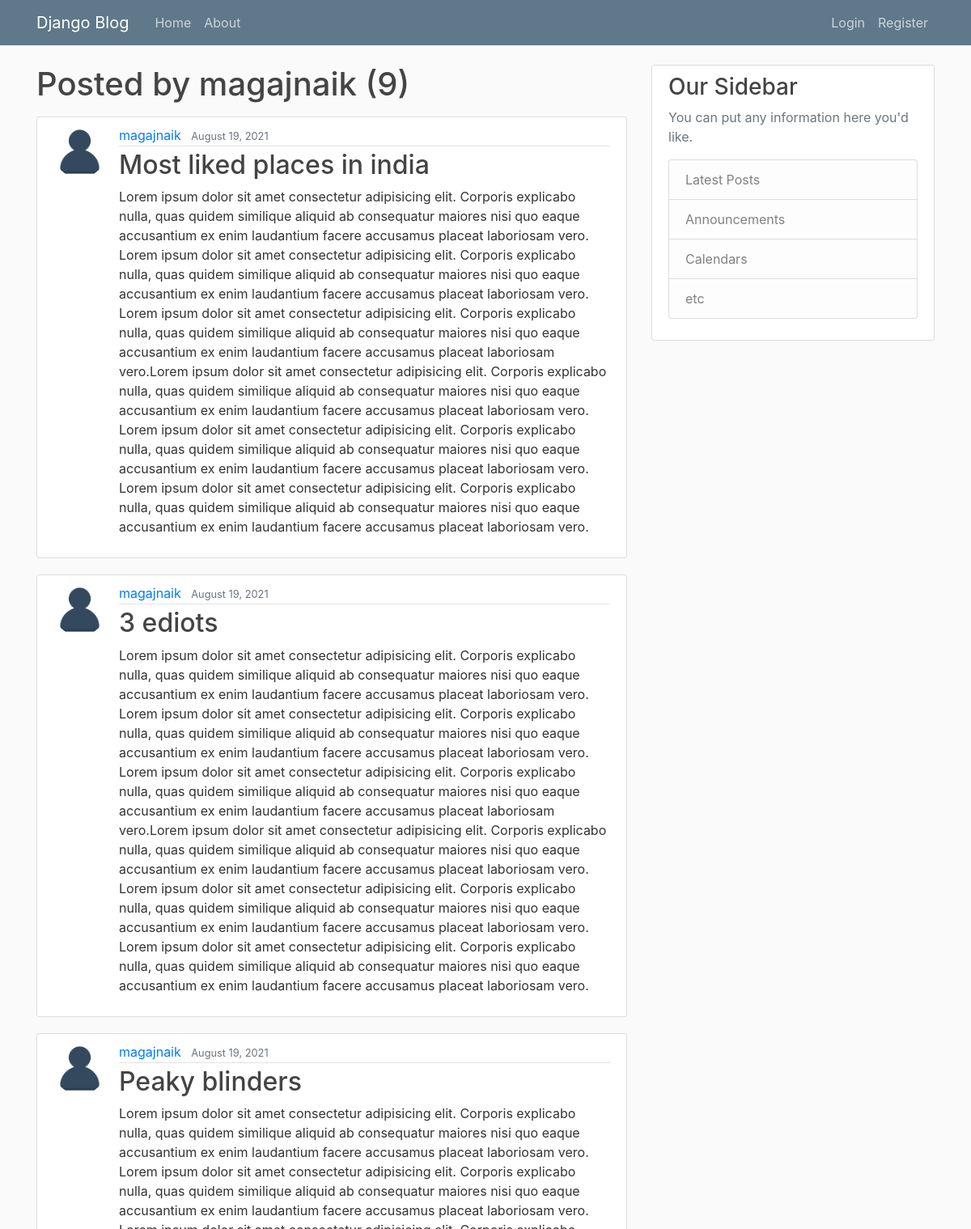
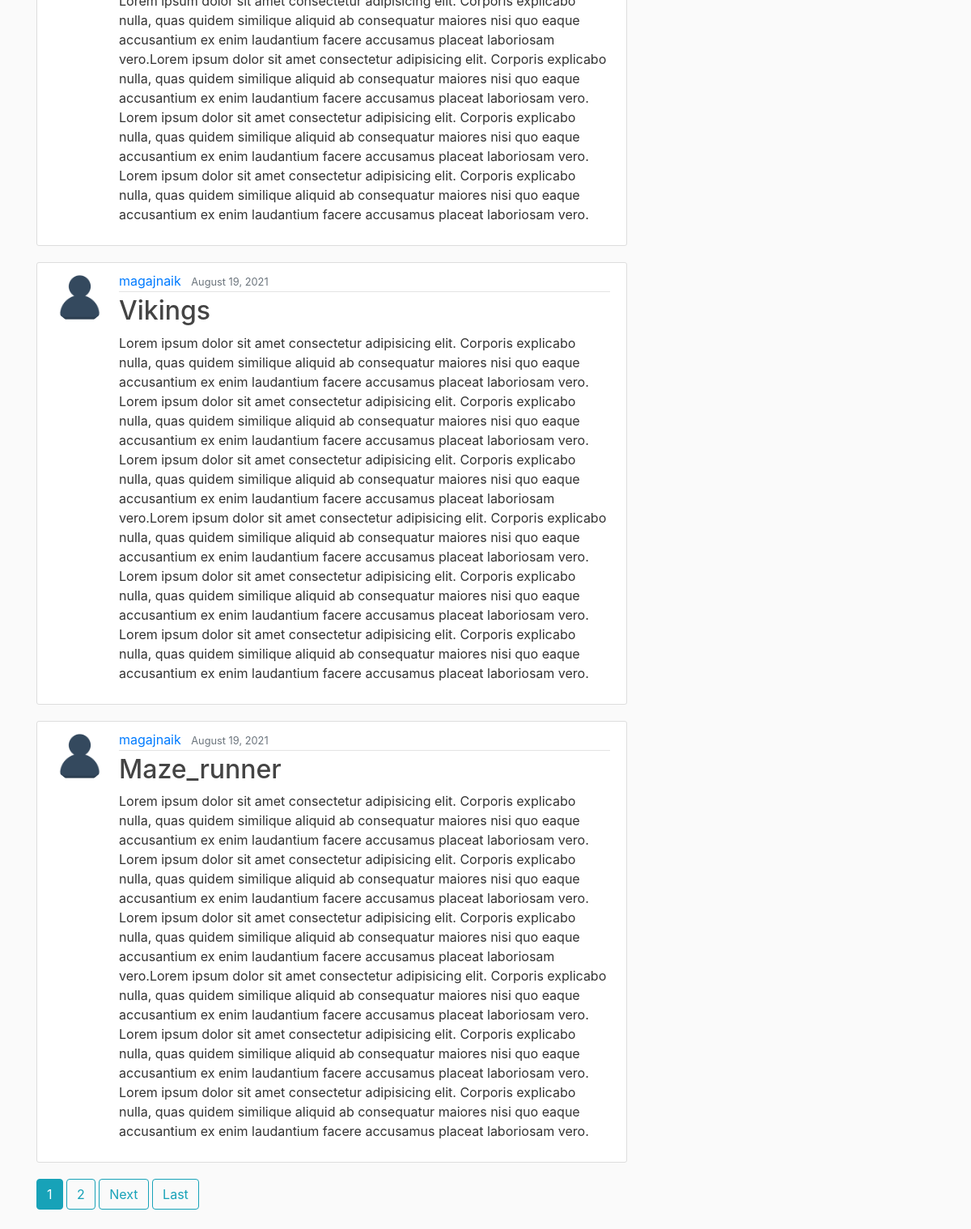
The app's page /user/magajnaik with its own data (2 pictures, top to bottom).
### blog/models.py (models this page shows, shortened)
class Post(models.Model):
    title = models.CharField(max_length=100)
    content = models.TextField()
    date_posted = DateTimeField(default=timezone.now)
    author = models.ForeignKey(User, on_delete=models.CASCADE)

### users/models.py (models this page shows, shortened)
class Profile(models.Model):
    user = models.OneToOneField(User, on_delete=models.CASCADE)
    image = models.ImageField(default='default.png', upload_to='profile_pics')

### blog/views.py (the view)
# urls.py: path('user/<str:username>', views.UserPostListView.as_view(), name='user-posts'),
class UserPostListView(ListView):
    model = Post
    template_name = 'blog/user_posts.html'
    context_object_name = 'posts'
    paginate_by = 5
    def get_queryset(self):
        user = get_object_or_404(User, username=self.kwargs.get('username'))
        return Post.objects.filter(author=user).order_by('-date_posted')

### blog/templates/blog/user_posts.html (shortened to what this page needs)
{% extends "blog/base.html" %}
{% block content %}
<h1 class="mb-3">Posted by {{view.kwargs.username}} ({{page_obj.paginator.count}})</h1>
{% for post in posts %}
<article class="media content-section">
    <img class="rounded-circle article-img" src="{{post.author.profile.image.url}}">
    <div class="media-body">
        <div class="article-metadata">
            <a class="mr-2" href="{% url 'user-posts' post.author.username %}">{{ post.author }}</a>
            <small class="text-muted">{{ post.date_posted |date:"F d, Y"}}</small>
        </div>
        <h2><a class="article-title" href="{% url 'post-detail' post.id %}">{{ post.title }}</a></h2>
        <p class="article-content">{{ post.content }}</p>
    </div>
</article>
{% endfor %}
{% if is_paginated %}
      {% for num in page_obj.paginator.page_range %}
        {% if page_obj.number == num %}
          <a class="btn btn-info mb-4" href="?page={{ num }}">{{ num }}</a>
        {% elif num > page_obj.number|add:'-3' and num < page_obj.number|add:'3' %}
          <a class="btn btn-outline-info mb-4" href="?page={{ num }}">{{ num }}</a>
        {% endif %}
      {% endfor %}
      {% if page_obj.has_next %}
        <a class="btn btn-outline-info mb-4" href="?page={{ page_obj.next_page_number }}">Next</a>
        <a class="btn btn-outline-info mb-4" href="?page={{ page_obj.paginator.num_pages }}">Last</a>
      {% endif %}
    {% endif %}
{% endblock content %}

### blog/static/blog/main.css (style rules this page uses)
body { background: #fafafa; color: #333333; margin-top: 5rem; }
h1, h2, h3, h4, h5, h6 { color: #444444; }
.content-section { background: #ffffff; padding: 10px 20px; border: 1px solid #dddddd; border-radius: 3px; margin-bottom: 20px; }
.article-title { color: #444444; }
.article-content { white-space: pre-line; }
.article-img { height: 65px; width: 65px; margin-right: 16px; }
.article-metadata { padding-bottom: 1px; margin-bottom: 4px; border-bottom: 1px solid #e3e3e3 }

### records on screen
Post: author.profile.image (placeholder picture), author "magajnaik", date_posted "August 19, 2021", title "Most liked places in india", content "Lorem ipsum dolor sit amet consectetur adipisicing elit. Corporis explicabo nulla, quas quidem similique aliquid ab consequatur maiores nisi quo eaque accusantium ex enim laudantium facere accusamus placeat laboriosam vero. Lorem ipsum dolor sit amet consectetur adipisicing elit. Corporis explicabo nulla, quas quidem similique aliquid ab consequatur maiores nisi quo eaque accusantium ex enim laudantium facere accusamus placeat laboriosam vero. Lorem ipsum dolor sit amet consectetur adipisicing elit. Corporis explicabo nulla, quas quidem similique aliquid ab consequatur maiores nisi quo eaque accusantium ex enim laudantium facere accusamus placeat laboriosam vero.Lorem ipsum dolor sit amet…"
Post: author.profile.image (placeholder picture), author "magajnaik", date_posted "August 19, 2021", title "3 ediots", content "Lorem ipsum dolor sit amet consectetur adipisicing elit. Corporis explicabo nulla, quas quidem similique aliquid ab consequatur maiores nisi quo eaque accusantium ex enim laudantium facere accusamus placeat laboriosam vero. Lorem ipsum dolor sit amet consectetur adipisicing elit. Corporis explicabo nulla, quas quidem similique aliquid ab consequatur maiores nisi quo eaque accusantium ex enim laudantium facere accusamus placeat laboriosam vero. Lorem ipsum dolor sit amet consectetur adipisicing elit. Corporis explicabo nulla, quas quidem similique aliquid ab consequatur maiores nisi quo eaque accusantium ex enim laudantium facere accusamus placeat laboriosam vero.Lorem ipsum dolor sit amet…"
Post: author.profile.image (placeholder picture), author "magajnaik", date_posted "August 19, 2021", title "Peaky blinders", content "Lorem ipsum dolor sit amet consectetur adipisicing elit. Corporis explicabo nulla, quas quidem similique aliquid ab consequatur maiores nisi quo eaque accusantium ex enim laudantium facere accusamus placeat laboriosam vero. Lorem ipsum dolor sit amet consectetur adipisicing elit. Corporis explicabo nulla, quas quidem similique aliquid ab consequatur maiores nisi quo eaque accusantium ex enim laudantium facere accusamus placeat laboriosam vero. Lorem ipsum dolor sit amet consectetur adipisicing elit. Corporis explicabo nulla, quas quidem similique aliquid ab consequatur maiores nisi quo eaque accusantium ex enim laudantium facere accusamus placeat laboriosam vero.Lorem ipsum dolor sit amet…"
Post: author.profile.image (placeholder picture), author "magajnaik", date_posted "August 19, 2021", title "Vikings", content "Lorem ipsum dolor sit amet consectetur adipisicing elit. Corporis explicabo nulla, quas quidem similique aliquid ab consequatur maiores nisi quo eaque accusantium ex enim laudantium facere accusamus placeat laboriosam vero. Lorem ipsum dolor sit amet consectetur adipisicing elit. Corporis explicabo nulla, quas quidem similique aliquid ab consequatur maiores nisi quo eaque accusantium ex enim laudantium facere accusamus placeat laboriosam vero. Lorem ipsum dolor sit amet consectetur adipisicing elit. Corporis explicabo nulla, quas quidem similique aliquid ab consequatur maiores nisi quo eaque accusantium ex enim laudantium facere accusamus placeat laboriosam vero.Lorem ipsum dolor sit amet…"
Post: author.profile.image (placeholder picture), author "magajnaik", date_posted "August 19, 2021", title "Maze_runner", content "Lorem ipsum dolor sit amet consectetur adipisicing elit. Corporis explicabo nulla, quas quidem similique aliquid ab consequatur maiores nisi quo eaque accusantium ex enim laudantium facere accusamus placeat laboriosam vero. Lorem ipsum dolor sit amet consectetur adipisicing elit. Corporis explicabo nulla, quas quidem similique aliquid ab consequatur maiores nisi quo eaque accusantium ex enim laudantium facere accusamus placeat laboriosam vero. Lorem ipsum dolor sit amet consectetur adipisicing elit. Corporis explicabo nulla, quas quidem similique aliquid ab consequatur maiores nisi quo eaque accusantium ex enim laudantium facere accusamus placeat laboriosam vero.Lorem ipsum dolor sit amet…"

### other values on screen
{{ view.kwargs.username }} "magajnaik"
{{ page_obj.paginator.count }} "9"
{{ num }} "1"
{{ num }} "2"
